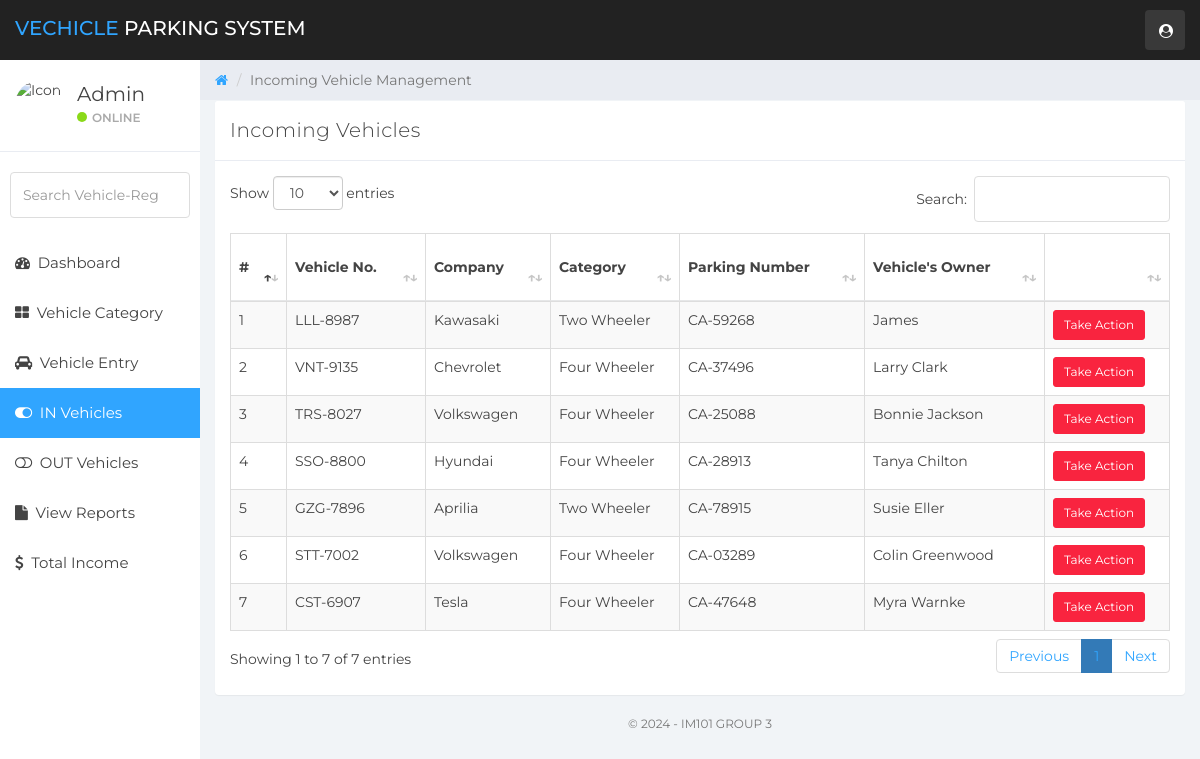
The page /in-vehicles.php (signed in) on the database as committed earlier.
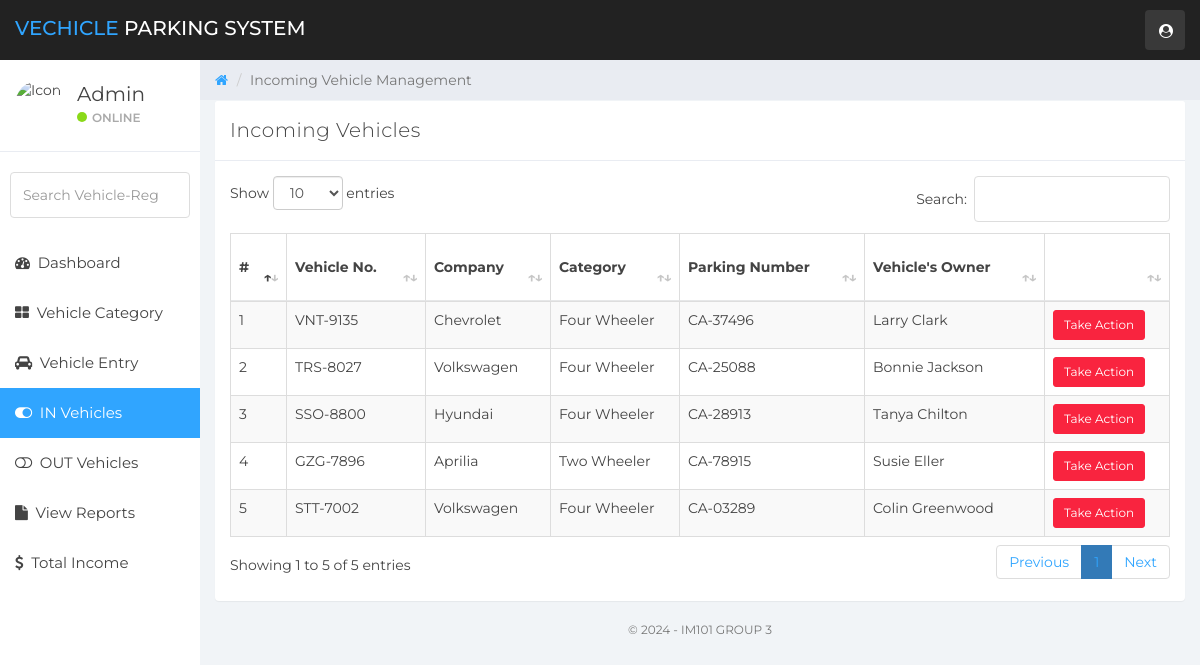
The same page on the database as committed later.
### tables this page shows
CREATE TABLE `vehicle_info` (
  `ID` int(10) NOT NULL,
  `ParkingNumber` varchar(120) DEFAULT NULL,
  `VehicleCategory` varchar(120) NOT NULL,
  `VehicleCompanyname` varchar(120) DEFAULT NULL,
  `RegistrationNumber` varchar(120) DEFAULT NULL,
  `OwnerName` varchar(120) DEFAULT NULL,
  `OwnerContactNumber` bigint(10) DEFAULT NULL,
  `InTime` timestamp NULL DEFAULT current_timestamp(),
  `OutTime` timestamp NULL DEFAULT NULL ON UPDATE current_timestamp(),
  `ParkingCharge` varchar(120) NOT NULL,
  `Remark` mediumtext NOT NULL,
  `Status` varchar(5) NOT NULL
);

### in-vehicles.php (the view, shortened to what this page needs)
<?php
    include('includes/dbconn.php');
    if (strlen($_SESSION['vpmsaid']==0)) {
        header('location:logout.php');
        } else {
?>
<!DOCTYPE html>
<html>
<head>
	<link href="css/bootstrap.min.css" rel="stylesheet">
	<link href="css/font-awesome.min.css" rel="stylesheet">
    <link href="css/datatable.css" rel="stylesheet">
	<link href="css/datepicker3.css" rel="stylesheet">
	<link href="css/styles.css" rel="stylesheet">
</head>
<body>
        <?php include 'includes/navigation.php' ?>
		<?php
		include 'includes/sidebar.php'
		?>
	<div class="col-sm-9 col-sm-offset-3 col-lg-10 col-lg-offset-2 main">
		<div class="row">
			<ol class="breadcrumb">
				<li><a href="dashboard.php">
					<em class="fa fa-home"></em>
				</a></li>
				<li class="active">Incoming Vehicle Management</li>
			</ol>
		</div>
		<div class="row">
			<div class="col-lg-12">
			</div>
		</div>
		<div class="row">
				<div class="col-lg-12">
					<div class="panel panel-default">
						<div class="panel-heading">Incoming Vehicles</div>
						<div class="panel-body">
                        <table id="example" class="table table-striped table-hover table-bordered" style="width:100%">
        <thead>
            <tr>
                <th>#</th>
                <th>Vehicle No.</th>
                <th>Company</th>
                <th>Category</th>
                <th>Parking Number</th>
                <th>Vehicle's Owner</th>
                <th></th>
            </tr>
        </thead>
        <tbody>
        <?php
        $ret=mysqli_query($con,"SELECT * FROM vehicle_info WHERE Status='' ORDER BY InTime DESC");
        $cnt=1;
        while ($row=mysqli_fetch_array($ret)) {
        ?>
            <tr>
            <td><?php echo $cnt;?></td>
            <td><?php  echo $row['RegistrationNumber'];?></td>
            <td><?php  echo $row['VehicleCompanyname'];?></td>
            <td><?php  echo $row['VehicleCategory'];?></td>
            <td><?php  echo 'CA-'.$row['ParkingNumber'];?></td>
            <td><?php  echo $row['OwnerName'];?></td>
            <td><a href="update-incomingdetail.php?updateid=<?php echo $row['ID'];?>"><button type="button" class="btn btn-sm btn-danger">Take Action</button></a>
            </td>
            </tr>
                <?php $cnt=$cnt+1;}?>
        </tbody>
    </table>
						</div>
					</div>
				</div>
</div>
        <?php include 'includes/footer.php'?>
	</div>
</body>
</html>
<?php }  ?>

Rows that differ between the two databases and show on the page:
no longer on this page (row edited): vehicle_info: RegistrationNumber "LLL-8987", VehicleCompanyname "Kawasaki", VehicleCategory "Two Wheeler", ParkingNumber "59268", OwnerName "James"
no longer on this page (row edited): vehicle_info: RegistrationNumber "CST-6907", VehicleCompanyname "Tesla", VehicleCategory "Four Wheeler", ParkingNumber "47648", OwnerName "Myra Warnke"
Other text that changed with them:
text written by a page script: "Show entries Search: Showing 1 to 7 of 7 entries Previous 1 Next" → "Show entries Search: Showing 1 to 5 of 5 entries Previous 1 Next"
